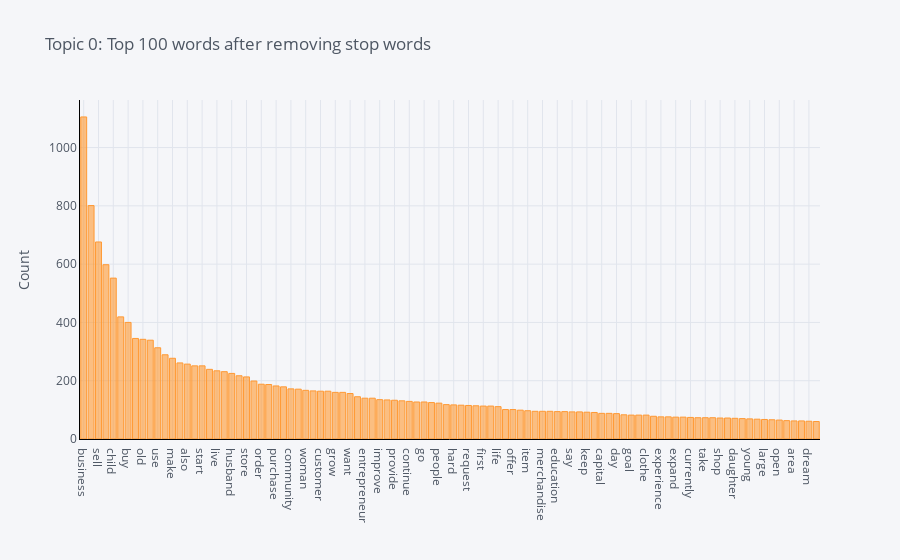

The notebook cell this image was saved under:
### Code cell
# ロードしたモデルでのプロット
plot_model(load_lda_model)

### Figure 1 — Plotly figure (JSON) as saved in the notebook; plotly's stock layout.template omitted (floating-point values rounded to 4 significant figures)
{"data": [{"marker": {"color": "rgba(255, 153, 51, 0.6)", "line": {"color": "rgba(255, 153, 51, 1.0)", "width": 1}}, "name": "count", "orientation": "v", "text": "", "type": "bar", "x": ["business", "loan", "sell", "year", "child", "work", "buy", "help", "old", "product", "use", "family", "make", "small", "also", "able", "start", "home", "live", "good", "husband", "well", "store", "hope", "order", "school", "purchase", "clothing", "community", "increase", "woman", "new", "customer", "need", "grow", "invest", "want", "income", "entrepreneur", "client", "improve", "money", "provide", "support", "continue", "run", "go", "ago", "people", "house", "hard", "sale", "request", "mother", "first", "time", "life", "allow", "offer", "begin", "item", "operate", "merchandise", "food", "education", "receive", "say", "wife", "keep", "group", "capital", "plan", "day", "give", "goal", "profit", "clothe", "son", "experience", "market", "expand", "second", "currently", "would", "take", "supply", "shop", "age", "daughter", "get", "young", "service", "large", "enough", "open", "shoe", "area", "part", "dream", "demand"], "y": [1105, 801, 676, 598, 552, 419, 400, 345, 342, 339, 313, 289, 277, 261, 257, 251, 251, 239, 234, 231, 225, 217, 213, 199, 188, 187, 182, 179, 172, 171, 167, 165, 164, 164, 160, 160, 156, 145, 140, 140, 135, 134, 133, 131, 129, 127, 127, 125, 123, 118, 117, 116, 115, 114, 113, 113, 111, 101, 101, 99, 97, 95, 95, 95, 94, 94, 93, 93, 92, 91, 88, 88, 87, 83, 82, 82, 82, 78, 76, 76, 75, 75, 74, 73, 73, 73, 72, 72, 71, 70, 69, 68, 67, 66, 65, 63, 62, 62, 61, 60]}], "layout": {"legend": {"bgcolor": "#F5F6F9", "font": {"color": "#4D5663"}}, "paper_bgcolor": "#F5F6F9", "plot_bgcolor": "#F5F6F9", "title": {"font": {"color": "#4D5663"}, "text": "Topic 0: Top 100 words after removing stop words"}, "xaxis": {"gridcolor": "#E1E5ED", "linecolor": "black", "showgrid": true, "tickfont": {"color": "#4D5663"}, "title": {"font": {"color": "#4D5663"}, "text": ""}, "zerolinecolor": "#E1E5ED"}, "yaxis": {"gridcolor": "#E1E5ED", "linecolor": "black", "showgrid": true, "tickfont": {"color": "#4D5663"}, "title": {"font": {"color": "#4D5663"}, "text": "Count"}, "zerolinecolor": "#E1E5ED"}}}
